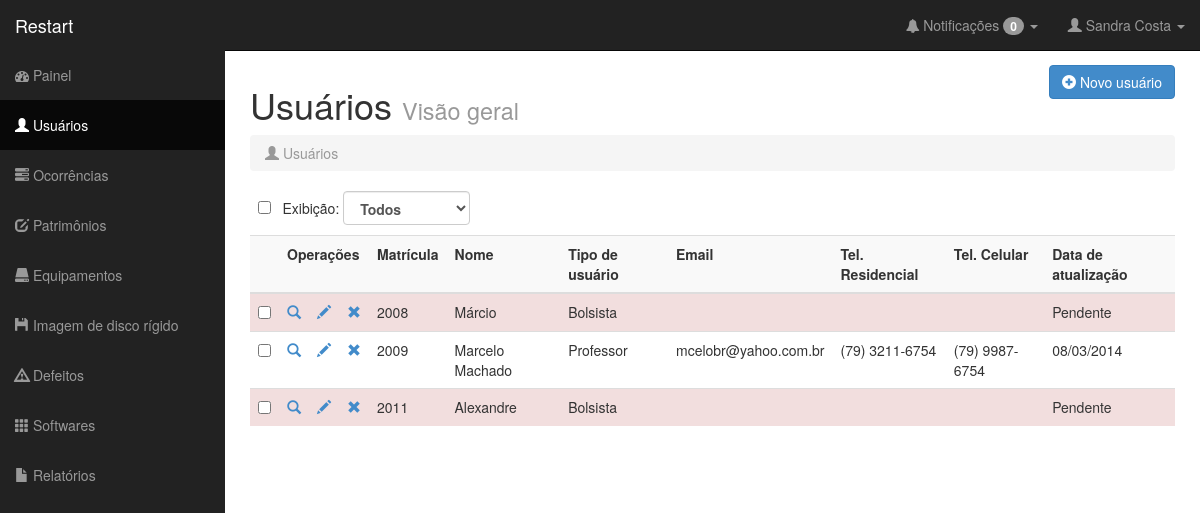
The app's page /defeitos.php (signed in) with its own data.
### tables this page shows
CREATE TABLE IF NOT EXISTS `Usuario` (
  `matricula` VARCHAR(16) NOT NULL,
  `nome` VARCHAR(45) NOT NULL,
  `sobrenome` VARCHAR(45) NULL,
  `email` VARCHAR(45) NULL,
  `senha` VARCHAR(45) NOT NULL,
  `tipo_usuario` SMALLINT NOT NULL,
  `data_cadastro` TIMESTAMP NOT NULL,
  `data_atualizacao` TIMESTAMP NULL,
  `telefone_residencial` VARCHAR(15) NULL,
  `telefone_celular` VARCHAR(15) NULL,
  `situacao` SMALLINT NULL,
  PRIMARY KEY (`matricula`));

### classes/db.class.php (called while the page is built)
<?php
	class DB{
		var $serverDB	= 'localhost';
		var $tabelaDB	= 'restart';
		var $userDB		= 'root';
		var $senhaDB	= '';
		function conectaDB(){
			$db = new mysqli($this->serverDB, $this->userDB, $this->senhaDB, $this->tabelaDB);
			if ($db->connect_errno) {
				return false;
				die($db->connect_error);
			}
			else {
				$db->set_charset("utf8");
				return $db;
			}
		}
	}
?>

### classes/ocorrencia.class.php (called while the page is built, shortened)
<?php
require_once 'db.class.php';
class Ocorrencia extends DB {
	private $db;
	public function __construct(){
		$this->db = parent::conectaDB();
	}
	public function notificarOcorrencias($matricula, $tipo, $pagina = 1) {
		$limite		= 6;
		$sql = "SELECT count(id) AS count, o.*, u.`tipo_usuario` AS tipoUser, u.`nome` AS nome, u.`sobrenome` AS sobrenome, p.`Laboratorio_id` AS laboratorio, p.`num_posicionamento` AS num_posicionamento, p.`Categoria_id` AS tipo FROM `ocorrencia` AS o INNER JOIN `usuario` AS u ON o.`Usuario_matricula` = u.`matricula` INNER JOIN `patrimonio` AS p ON o.`Patrimonio_num_patrimonio` = p.`num_patrimonio`";
		if ($tipo == 1){
				$result	= $this->db->query($sql."ORDER BY o.`estado_servico` ");
		} else if ($tipo == 2){
				$result	= $this->db->query($sql." WHERE (o.`estado_servico` = 1) OR ((o.`estado_servico` = 4) AND (bolsista_alocado = $matricula))ORDER BY o.`data_cadastro` DESC");
		} else if ($tipo == 3){
				$result	= $this->db->query($sql." WHERE ( (o.`Usuario_matricula` = $matricula) AND ( (o.`estado_servico` = 2) OR (o.`estado_servico` = 3) ) )  ORDER BY o.`data_cadastro` DESC ");
		}
		if ($result) {
			if ($result->num_rows) {
				$rows				= $result->fetch_all(MYSQLI_ASSOC);
				$count				= $this->db->query("SELECT COUNT(id) FROM ocorrencia");
				$count				= $count->fetch_row();
				$rows[0]['itens']	= $count[0];
				$rows[0]['limite']	= $limite;
				return $rows;
			}
			else return 'Nenhuma ocorrência foi encontrada.';
		}
		else return ($this->db->error);
	}
}

### classes/usuario.class.php (called while the page is built, shortened)
<?php
require_once 'db.class.php';
class Usuario extends DB {
	private $db;
	public function __construct(){
		$this->db = parent::conectaDB();
	}
	public function carregarSessao($matricula) {
		if ($matricula = $this->db->query("SELECT * FROM usuario WHERE matricula = '$matricula'")) {
					$dados = array();
					while ($info = $matricula->fetch_assoc()) {
						$dados['nome']	= $info['nome'];
						$dados['sobrenome']	= $info['sobrenome'];
						$dados['senha']	= $info['senha'];
						$dados['matricula']	= $info['matricula'];
						$dados['tipo_usuario']	= $info['tipo_usuario'];
						$dados['data_cadastro']	= $info['data_cadastro'];
						$dados['data_atualizacao']	= $info['data_atualizacao'];
					}
					$_SESSION['matricula']		= $dados['matricula'];
					$_SESSION['nome']	= $dados['nome'];
					$_SESSION['sobrenome']	= $dados['sobrenome'];
					$_SESSION['tipo_usuario']	= $dados['tipo_usuario'];
				}
	}
	public function listarUsuarios($matricula, $filtro){
		if ($filtro != 0 ){
			$result = $this->db->query("SELECT * FROM usuario WHERE matricula != '".$matricula."' AND tipo_usuario = '".$filtro."' ORDER BY matricula ASC ");
		} else {
			$result	= $this->db->query("SELECT * FROM usuario WHERE matricula != '".$matricula."' ORDER BY matricula ASC ");
		}
		if ($result) {
			if ($result->num_rows) {
				$rows = $result->fetch_all(MYSQLI_ASSOC);
				return $rows;
			}
			else return 'Nenhum usuário foi encontrado.';
		}
		else return ($this->db->error);
	}
}

### defeitos.php (the view, shortened to what this page needs)
<?php
$pageTitle  =
include 'classes/usuario.class.php';
include 'classes/ocorrencia.class.php';
$pageTitle  = "Usuários &middot; Visão Geral";
  include 'nucleo/cabecario.php';
  include("nucleo/barraLateral.php");
  if (isset($_POST['filtro'])){
      $filtro = $_POST['filtro'];
  } else {
    $filtro = 0;
  }
?>
<div id="page-wrapper">
  <div class="row">
    <div class="col-lg-6">
      <h1>Usuários <small>Visão geral</small></h1>
    </div>
    <div class="col-lg-6" align="right">
      <a href="cadUsuario.php"><button type="button" class="btn btn-primary"><i class="glyphicon glyphicon-plus-sign"></i> Novo usuário</button></a>
    </div>
  </div>
  <div class="row">
    <div class="col-lg-12">
      <ol class="breadcrumb">
        <li class="active"><i class="glyphicon glyphicon-user"></i> Usuários</li>
      </ol>
    </div>
  </div>
  <div class="row">
    <div class="col-lg-12">
      <table>
        <tr>
          <td>
            &nbsp;&nbsp;<input type='checkbox' id="toggle" name="toggle" onClick="toggle(this)">&nbsp;&nbsp;&nbsp;Exibição:&nbsp;
          </td>
          <td>
            <form role="form" action="usuarios.php" method="POST">
            <select style="font-weight:bold" id="filtro" name="filtro" class="form-control" onchange="this.form.submit();">
              <option <?php if ($filtro == 0 ){echo "selected";}?> value="0">Todos</option>
            </select>
          </form>
          </td>
          <td>
          </td>
        </tr>
      </table>
      <div class="table-responsive">
        <table id="" class="table table-striped table-hover ">
          <p>
            <tr>
              <th></th>
              <th colspan="3">Operações</th>
              <th>Matrícula</th>
              <th>Nome</th>
              <th>Tipo de usuário</th>
              <th>Email</th>
              <th>Tel. Residencial</th>
              <th>Tel. Celular</th>
              <th>Data de atualização</th>
            </tr>
            <tbody>
              <?php
                $listaUser    = new Usuario;
                $result     = $listaUser->listarUsuarios($_SESSION['matricula'], $filtro);
                if (is_array($result)) {
                  foreach ($result as $row) {
                    if ($row['tipo_usuario'] == 2){
                      $tipo = "Bolsista";
                    } if ( $row['tipo_usuario'] == 3){
                      $tipo = "Professor";
                    }
                    if($row['data_atualizacao']===null){echo "<tr id='fooTr'class='danger'>";} else echo "<tr id='fooTr'>";
                      echo "
                          <td><input type='checkbox' name='foo[]' id='foo[]' value='".$row['matricula']."'></td>
				                  <td>
                            <a title='Ver usuário' href='verUsuario.php?m=".$row['matricula']."' >
                              <i class='glyphicon glyphicon-search'></i>
                            </a>
                          </td>
                          <td>
                            <a title='Editar usuário' href='alterarUsuario.php?m=".$row['matricula']."' >
                              <i class='glyphicon glyphicon-pencil'></i>
                            </a>
                          </td>
                          <td>
                            <a title='Excluir usuário' data-toggle='modal' data-id='".$row['matricula']."' href='#modal_excUsuarioSimples' class='abre-excluirModal'>
                               <i class='glyphicon glyphicon-remove'></i>
                            </a>
                          </td>
                          <td>" . $row['matricula'] . "</td>
                          <td>". $row['nome'] . " ".$row['sobrenome']."</td>
                          <td>" . $tipo . "</td>
                          <td>" . $row['email'] . "</td>
                          <td>" . $row['telefone_residencial'] . "</td>
                          <td>" . $row['telefone_celular'] . "</td>
                          <td>"; if ($row['data_atualizacao']===null){echo "Pendente";} else {echo date('d/m/Y', strtotime($row['data_atualizacao']));} echo "</td>
                        </tr>";
                    }
                  } else echo
                        " <tr>
                            <td></td>
                            <td>". $result."</td>
                            <td></td>
                            <td></td>
                            <td></td>
                            <td></td>
                            <td></td>
                            <td></td>
                            <td></td>
                          </tr>";
            ?>
            </tbody>
          </table>
        </div>
      </div>
    </div>
  </div>
</div>
</body>
</html>

### nucleo/cabecario.php (shortened to what this page needs)
<!DOCTYPE html>
<html lang="PT-BR">
	<head>
		<link href="css/bootstrap.css" rel="stylesheet">
    	<link href="css/sb-admin.css" rel="stylesheet">
    	<link rel="stylesheet" href="font-awesome/css/font-awesome.min.css">
    	<link rel="stylesheet" href="http://cdn.oesmith.co.uk/morris-0.4.3.min.css">
    	<link href="css/sb-admin.css" rel="stylesheet">
        <link href="css/datepicker.css" rel="stylesheet">
        <link href="css/jasny-bootstrap.min.css" rel="stylesheet">
	</head>
    <body>
  <div id="wrapper">

### nucleo/barraLateral.php (shortened to what this page needs)
<?php
  $sessao = new Usuario;
  $sessao->carregarSessao($_SESSION['matricula']);
?>
<nav class="navbar navbar-inverse navbar-fixed-top" role="navigation">
        <div class="navbar-header">
          <a class="navbar-brand" href="painel.php">Restart </a>
        </div>
        <div class="collapse navbar-collapse navbar-ex1-collapse">
          <ul class="nav navbar-nav side-nav">
             <li <?php if ($pageTitle == "Restart") echo "class='active'"; ?>><a href="painel.php"><i class="fa fa-dashboard"></i> Painel</a></li>
              <?php
                if ($_SESSION['tipo_usuario'] == 1) {
                  echo ((($pageTitle == "Cadastrar usuário") || ($pageTitle == "Usuários &middot; Visão Geral") || ($pageTitle == "Alterar usuário")) ? "<li class='active'>" : "<li>");
                  echo "<a href='usuarios.php'><i class='glyphicon glyphicon-user'></i> Usuários</a></li>";
                }
              ?>
             <li <?php if (($pageTitle == "Cadastrar ocorrência") || ($pageTitle == "Ocorrências &middot; Visão Geral")) echo "class='active'"; ?>><a href="ocorrencias.php"><i class="glyphicon glyphicon-tasks"></i> Ocorrências</a></li>
             <?php
                if (($_SESSION['tipo_usuario'] == 1) ||($_SESSION['tipo_usuario'] == 2)) {
                 echo ((($pageTitle == "Patrimônios &middot; Visão Geral") || ($pageTitle == "Cadastrar patrimônio")) ? "<li class='active'>" : "<li>");
                  echo "<a href='patrimonios.php'><i class='glyphicon glyphicon-edit'></i> Patrimônios</a></li>";
                }
              ?>
              <?php
                if (($_SESSION['tipo_usuario'] == 1) ||($_SESSION['tipo_usuario'] == 2)) {
                 echo ((($pageTitle == "Equipamentos &middot; Visão Geral") || ($pageTitle == "Cadastrar defeito")) ? "<li class='active'>" : "<li>");
                  echo "<a href='equipamentos.php'><i class='glyphicon glyphicon-hdd'></i> Equipamentos</a></li>";
                }
              ?>
              <?php
                if (($_SESSION['tipo_usuario'] == 1) ||($_SESSION['tipo_usuario'] == 2)) {
                 echo ((($pageTitle == "Equipamentos &middot; Visão Geral") || ($pageTitle == "Cadastrar defeito")) ? "<li class='active'>" : "<li>");
                  echo "<a href='imagens_HD.php'><i class='glyphicon glyphicon-floppy-disk'></i> Imagem de disco rígido</a></li>";
                }
              ?>
              <?php
                if (($_SESSION['tipo_usuario'] == 1) ||($_SESSION['tipo_usuario'] == 2)) {
                 echo ((($pageTitle == "Defeitos &middot; Visão Geral") || ($pageTitle == "Cadastrar defeito")) ? "<li class='active'>" : "<li>");
                  echo "<a href='defeitos.php'><i class='glyphicon glyphicon-warning-sign'></i> Defeitos</a></li>";
                }
              ?>
              <?php
                if (($_SESSION['tipo_usuario'] == 1) ||($_SESSION['tipo_usuario'] == 2)) {
                 echo ((($pageTitle == "Defeitos &middot; Visão Geral") || ($pageTitle == "Cadastrar defeito")) ? "<li class='active'>" : "<li>");
                  echo "<a href='softwares.php'><i class='glyphicon glyphicon-th'></i> Softwares</a></li>";
                }
              ?>
              <?php
                if ($_SESSION['tipo_usuario'] == 1) {
                 echo ((($pageTitle == "Relatórios")) ? "<li class='active'>" : "<li>");
                  echo "<a href='relatorios.php'><i class='glyphicon glyphicon-file'></i> Relatórios</a></li>";
                }
              ?>
          </ul>
          <?php
          $listaOcorrencia    = new Ocorrencia;
          $result     = $listaOcorrencia->notificarOcorrencias($_SESSION['matricula'], $_SESSION['tipo_usuario']);
            if (is_array($result)) {
            foreach ($result as $row) {
            echo "<ul class='nav navbar-nav navbar-right navbar-user'>
            <li class='dropdown messages-dropdown'>
            <a href='#' class='dropdown-toggle' data-toggle='dropdown'><i class='fa fa-bell'></i> Notificações <span class='badge'>".$row['count']."</span> <b class='caret'></b></a>
            <ul class='dropdown-menu'>
            <li class='dropdown-header'>".$row['count']." Novas notificações</li>";
          }
        }
                ?>
              </ul>
            </li>
            <li class='dropdown user-dropdown'>
              <a href='#' class='dropdown-toggle' data-toggle='dropdown'><i class='glyphicon glyphicon-user'></i> <?php echo $_SESSION['nome']." "; if(isset($_SESSION['sobrenome'])){echo $_SESSION['sobrenome'];} ?> <b class='caret'></b></a>
            </li>
          </ul>
        </div>
      </nav>

### css/sb-admin.css (style rules this page uses)
body { margin-top: 50px; }
#wrapper { padding-left: 0; }
#page-wrapper { width: 100%; padding: 5px 15px; }
@media (min-width:768px) { #wrapper { padding-left: 225px; } }
@media (min-width:768px) { #page-wrapper { padding: 15px 25px; } }
@media (min-width:768px) { .side-nav { margin-left: -225px; left: 225px; width: 225px; position: fixed; top: 50px; height: 100%; border-radius: 0; border: none; background-color: #222222; overflow-y: auto; } }
@media (min-width:768px) { .side-nav>li>a { width: 225px; } }
@media (min-width:768px) { .navbar-collapse { padding-left: 15px !important; padding-right: 15px !important; } }

### nucleo/cabecario.php (style rules this page uses)
a:link { text-decoration: none; }

### records on screen
usuario: matricula "2008", nome "Márcio", tipo_usuario "Bolsista", shows "Pendente"
usuario: matricula "2009", nome "Marcelo", sobrenome "Machado", tipo_usuario "Professor", email "mcelobr@yahoo.com.br", telefone_residencial "(79) 3211-6754", telefone_celular "(79) 9987-6754", data_atualizacao "08/03/2014"
usuario: matricula "2011", nome "Alexandre", tipo_usuario "Bolsista", shows "Pendente"

### other values on screen
$row['count'] "0"
$_SESSION['nome'] "Sandra"
$_SESSION['sobrenome'] "Costa"
